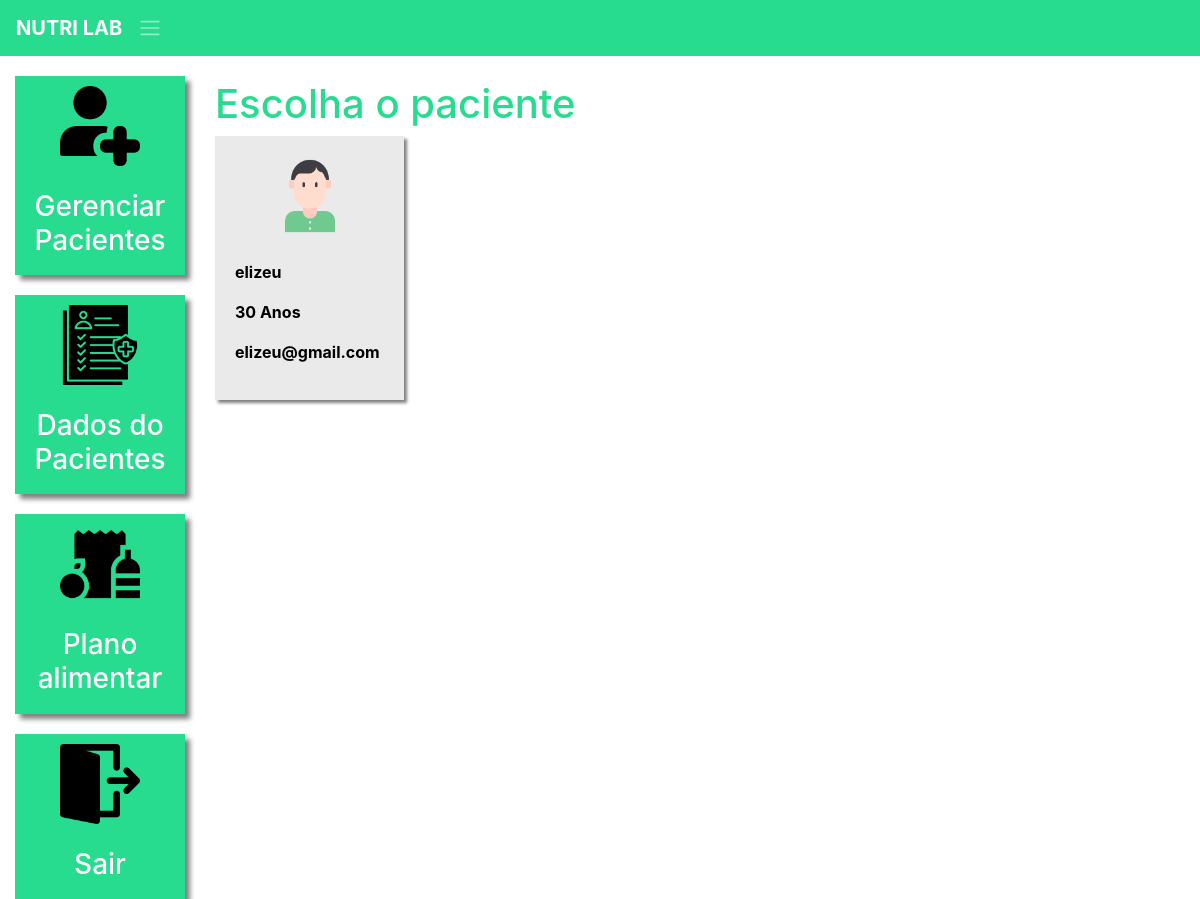
Screenshot of /plano_alimentar_listar/ (signed in) with the database file from the repository.
### plataforma/models.py (models this page shows, shortened)
class Pacientes(models.Model):
    choices_sexo = (('F', 'Feminino'),
                    ('M', 'Maculino'))
    nome = models.CharField(max_length=50)
    sexo = models.CharField(max_length=1, choices=choices_sexo)
    idade = models.IntegerField()
    email = models.EmailField()
    telefone = models.CharField(max_length=19)
    nutri = models.ForeignKey(User, on_delete=models.CASCADE) # SE UMA NUTRICIONISTA EXCLUIR OS CLIENTES TBM SÃO
    class Meta:
         verbose_name = "Paciente"
         verbose_name_plural = "Pacientes"

### plataforma/views.py (the view)
# urls.py: path('plano_alimentar_listar/', views.plano_alimentar_listar, name="plano_alimentar_listar"),
def plano_alimentar_listar(request):
    if request.method == "GET":
        pacientes = Pacientes.objects.filter(nutri=request.user)
        return render(request, 'plano_alimentar_listar.html', {'pacientes': pacientes})

### plataforma/templates/plano_alimentar_listar.html (shortened to what this page needs)
{% extends 'base_plataforma.html' %}
{% load static %}
{% block 'plataforma' %}
<br>
<h1 class="titulo">Escolha o paciente</h1>
<div class="row">
    {% for paciente in pacientes%}
    <div class="col-md-4">
        <a href="{% url 'plano_alimentar' paciente.id %}" class="link-hover">
            <div class="card-paciente">
                <div class="foto-perfil">
                    {% if paciente.sexo == "M"%}
                    <img src="{% static 'plataforma/img/homem.png' %}" width="80" height="80">
                    {% else %}
                    <img src="{% static 'plataforma/img/feminino.png' %}" width="80" height="80">
                    {% endif %}
                </div>
                <br>
                <p class="dados">{{paciente.nome}}</p>
                <p class="dados">{{paciente.idade}} Anos</p>
                <p class="dados">{{paciente.email}}</p>
            </div>
        </a>
    </div>
    {% endfor %}
</div>
{% endblock%}

### templates/static/plataforma/css/style.css (style rules this page uses)
.titulo { color: #27DB8F; }
.card-paciente { background-color: #EAEAEA; width: 80%; box-shadow: 3px 3px 3px gray; padding: 20px; color: black; }
.foto-perfil { text-align: center; }
.dados { font-weight: bold; }

### rows the page displays
Pacientes: nome "elizeu", idade "30", email "elizeu@gmail.com"
